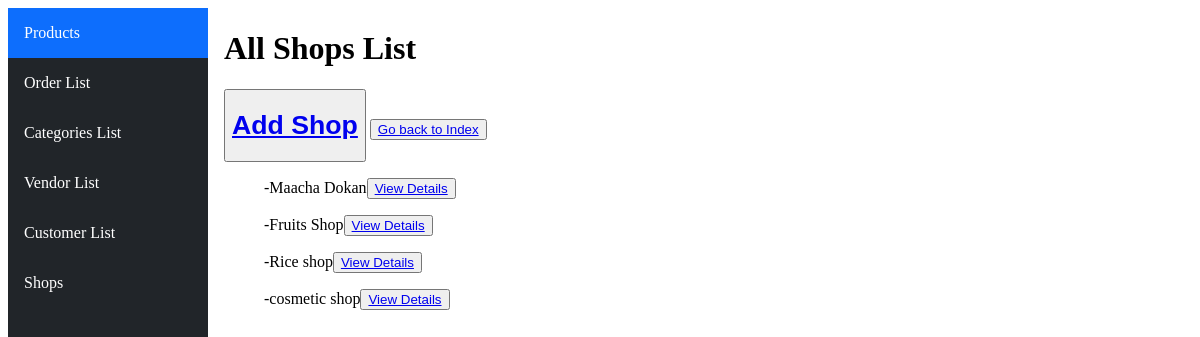
Screenshot of /shoplist/ with the database file from the repository.
### ecommerceApp/models.py (models this page shows, shortened)
class Shop(models.Model):
    name=models.CharField(max_length=50)
    owner=models.ForeignKey(Vendor, on_delete=models.CASCADE)

### ecommerceApp/views.py (the view)
# urls.py: path('shoplist/',views.shoplist,name="shoplist"),
def shoplist(request):
    shops=Shop.objects.all()
    return render(request,'html/allShop.html',{"shops":shops})

### ecommerceApp/templates/html/allShop.html
{%extends "html/layout.html"%}
{%block body%}
<h1>All Shops List</h1>
<button><a href="{%url 'main:add-shop'%}"><h1>Add Shop</h1></a></button>
<button><a href="{%url 'main:index'%}">Go back to Index</a></button>
{%for shop in shops%}
<ul>-{{shop.name}}<button><a href="{%url 'main:shop' shop.id%}">View Details</a></button></ul>
{%endfor%}
{%endblock%}

### rows the page displays
Shop: name "Maacha Dokan"
Shop: name "Fruits Shop"
Shop: name "Rice shop"
Shop: name "cosmetic shop"
